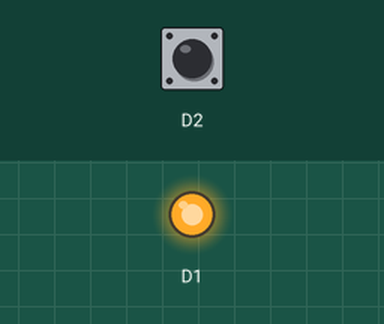
A sketch run on a simulated ESP8266 (NodeMCU). Shown: output pins drawn as LEDs (lit = HIGH). Inputs (shaded band) come from the test bench; at power-on: D2 HIGH.

Above: at 1.2 s.
1.3 s: D2 pulled LOW for 0.15 s
At 1.37 s:
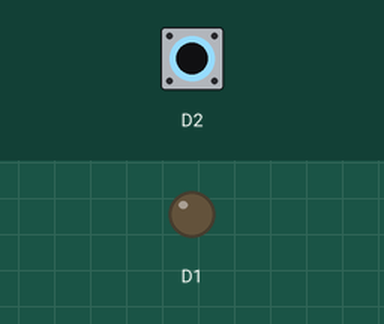
2.9 s: D2 pulled LOW for 3.2 s
At 7.0 s:
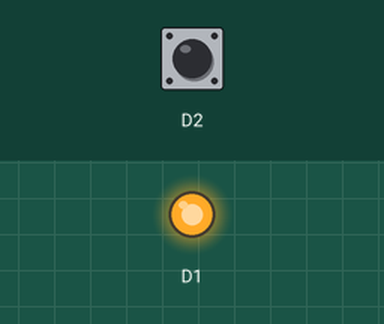
Timing chart, 0 to 8.5 s (numbered marks = the images above; inputs shaded):
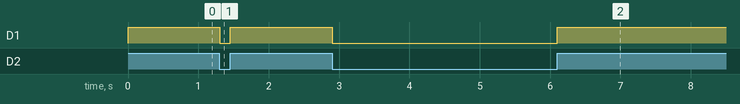

Measured:
- after the input at 1.3 s, D1: HIGH → LOW at once, → HIGH 0.15 s later
- after the input at 2.9 s, D1: HIGH → LOW at once, → HIGH 3.2 s later

The sketch:

Push_Button.ino
```cpp
int D = 1000;
int Button_State;

void setup() {
  // put your setup code here, to run once:
  pinMode (D1, OUTPUT);
  pinMode (D2, INPUT_PULLUP);
}

void loop() {
  // put your main code here, to run repeatedly:
  Button_State = digitalRead(D2);

  if (Button_State == LOW)
  {
    digitalWrite (D1, 0);
  }
  else
  {
    digitalWrite (D1, 1);
  }
}
```
